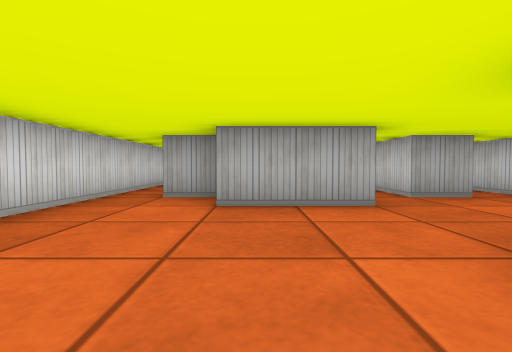
view 1 (above)

16 first-person views from a walk through a cub3D ray-caster map. The camera is about half as high as the walls, tilts 2° down and sees 85° across. The floor is counted in squares. Each view is taken from the middle of a square. On the plan, view 1 faces up. The plan holds only what a view shows up to about 9 squares ahead; the rest is blank.

view 2
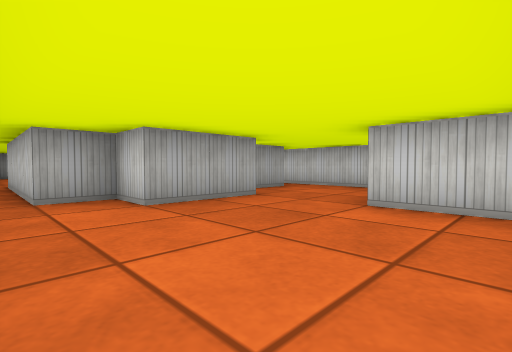

view 3
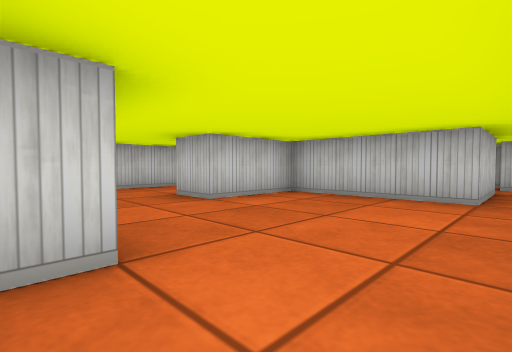

view 4
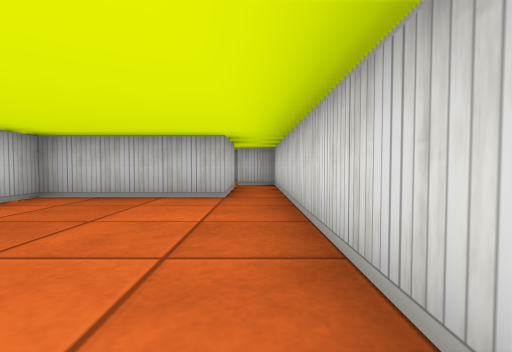

view 5
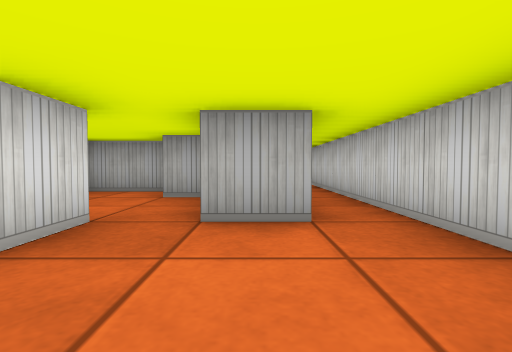

view 6
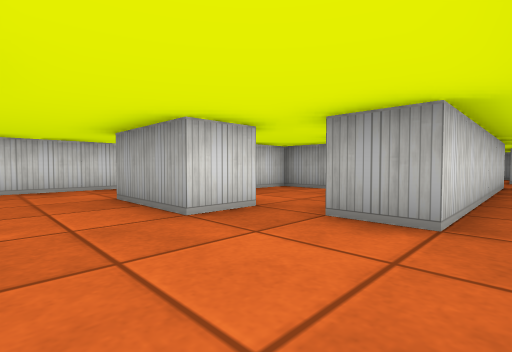

view 7
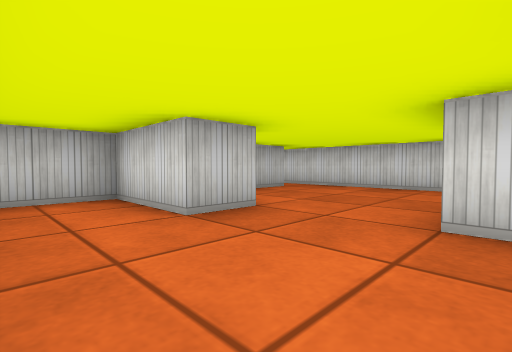

view 8
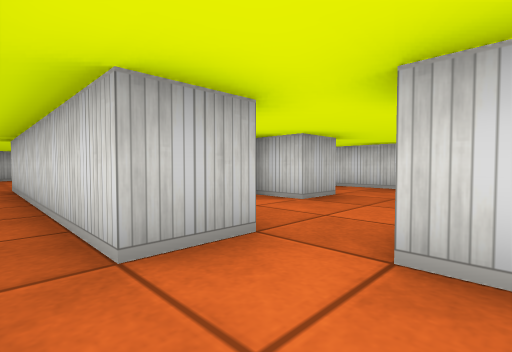

view 9
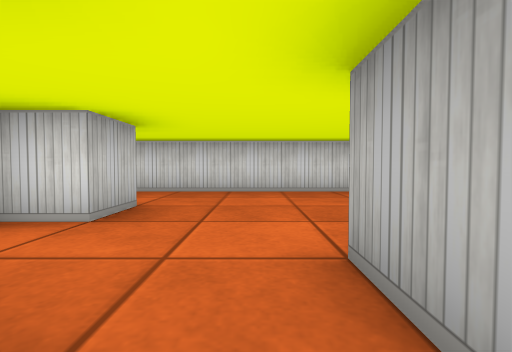

view 10
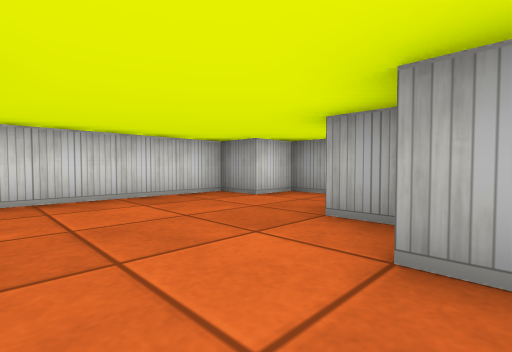

view 11
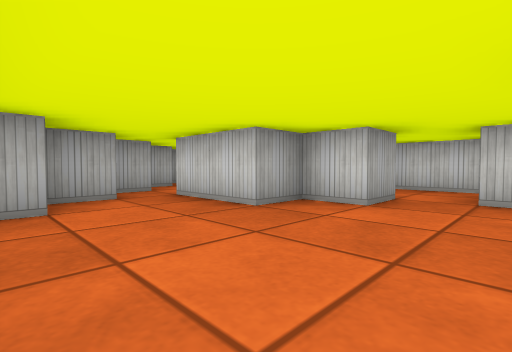

view 12
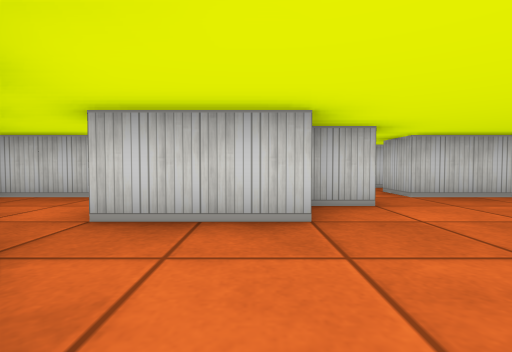

view 13
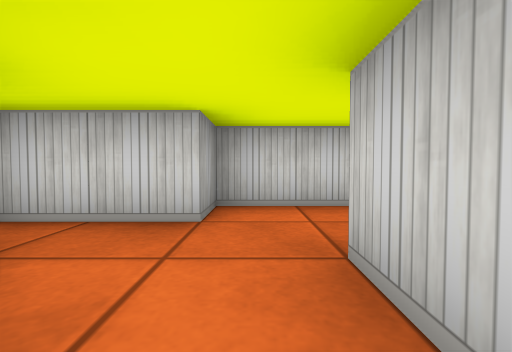

view 14
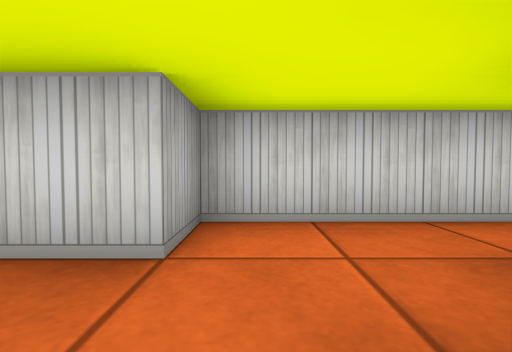

view 15
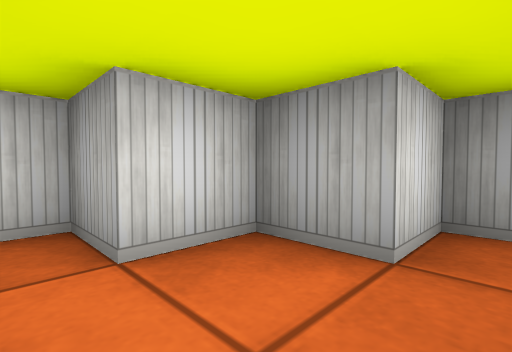

view 16
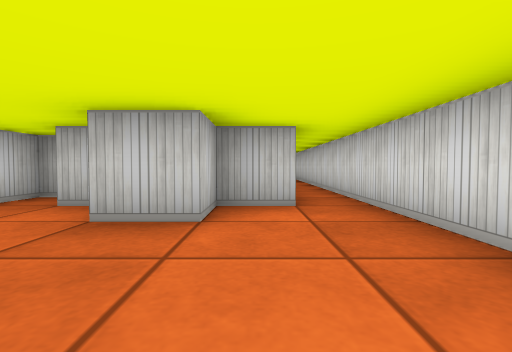

### Floor plan
Points are (right, up) in squares from view 1. A wall is a line through its corners. A room is listed if a view was taken in it or the views show most of it. See-through windows are left out.
Room 1 (views 1, 2, 3, 4, 5, 6, 7)
walls: (1.5, 4.5) (1.5, 3.5) (-0.5, 3.5) (-0.5, 4.5) (-1.5, 4.5) (-1.5, 8.5); (4.5, 0.4) (4.5, 10.5); (-1.5, -2.5) (-1.5, -0.5) (1.5, -0.5) (1.5, 1.5) (2.5, 1.5) (2.5, -0.5) (3.9, -0.5); (-2.5, 8.5) (-2.5, -3.5) (-1.5, -3.5); (3.5, 10.5) (3.5, 4.5) (2.5, 4.5)
ways out: opening at (4, 10) to room 2; opening at (-2, 8) to room 3; opening at (2, 4) to room 5
Room 2 (view 8)
walls: (2.5, 12) (2.5, 11.5); (3.5, 12.6) (3.5, 13.6); (4.5, 10.5) (4.5, 12.2)
ways out: opening at (4, 10) to room 1; opening at (3, 11) to room 3; opening at (3, 14) to room 4
Room 3 (views 9, 10, 11, 12, 13, 14, 16)
walls: (2.5, 11.5) (1.5, 11.5) (1.5, 12.5) (0.5, 12.5) (0.5, 14.5) (1.5, 14.5); (1, 8.5) (1.5, 8.5); (-1.5, 8.5) (-0.5, 8.5) (-0.5, 9.5) (0.5, 9.5) (0.5, 8.5); (-0.4, 14.5) (-1.5, 14.5) (-1.5, 13.5) (-2.5, 13.5) (-2.5, 8.5); (2.5, 7.5) (2.5, 10.5) (3.5, 10.5); (0.5, 15.5) (-0.5, 15.5) (-0.5, 15)
ways out: opening at (-2, 8) to room 1; opening at (3, 11) to room 2; opening at (1, 15) to room 4
Room 4 (view 15)
walls: (3.5, 13.6) (3.5, 15.5) (2.5, 15.5) (2.5, 17.4); (2.2, 17.5) (1.5, 17.5) (1.5, 16.5) (0.5, 16.5) (0.5, 15.5)
ways out: opening at (3, 14) to room 2; opening at (1, 15) to room 3
Room 5 (no view inside)
walls: (2.1, 6.5) (1.5, 6.5); (1.2, 7.5) (-0.5, 7.5) (-0.5, 6.5); (2.5, 4.5) (2.5, 5.9)
ways out: opening at (2, 4) to room 1

Where each view was taken, in squares from view 1:
view 1: 0 up, 0 right, facing up
view 2: 0 up, 2 left, facing up-right
view 3: 4 up, 2 left, facing down-right
view 4: 4 up, 2 left, facing down
view 5: 2 up, 3 right, facing up
view 6: 2 up, 4 right, facing up-left
view 7: 4 up, 4 right, facing down-left
view 8: 12 up, 4 right, facing down-left
view 9: 11 up, 3 right, facing left
view 10: 10 up, 2 right, facing up-left
view 11: 10 up, 2 left, facing up-right
view 12: 13 up, 2 left, facing right
view 13: 15 up, 0 right, facing right
view 14: 15 up, 1 right, facing right
view 15: 15 up, 2 right, facing up-left
view 16: 12 up, 1 left, facing down
